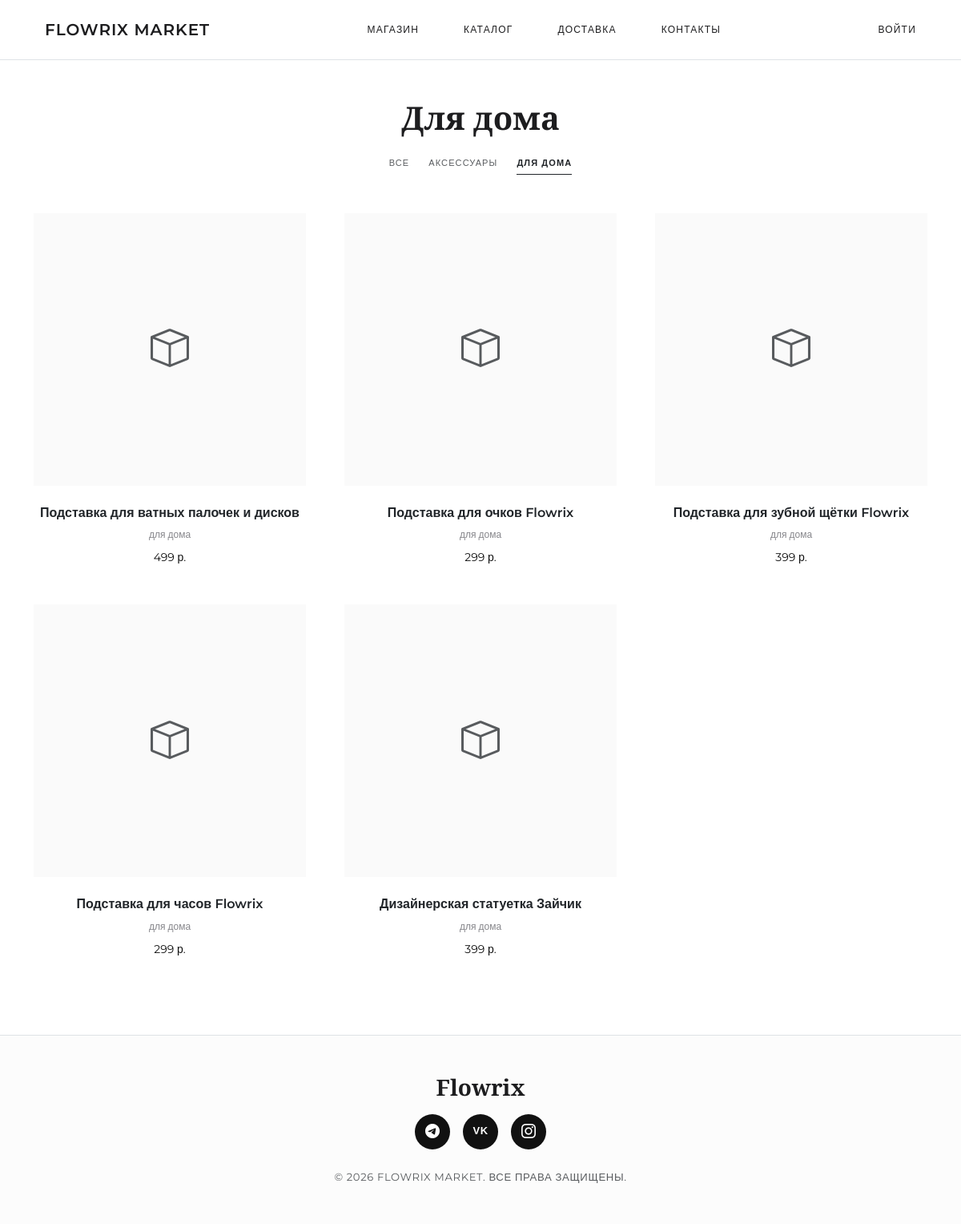
The page /catalog?category=Для+дома&q= on the database as committed earlier.
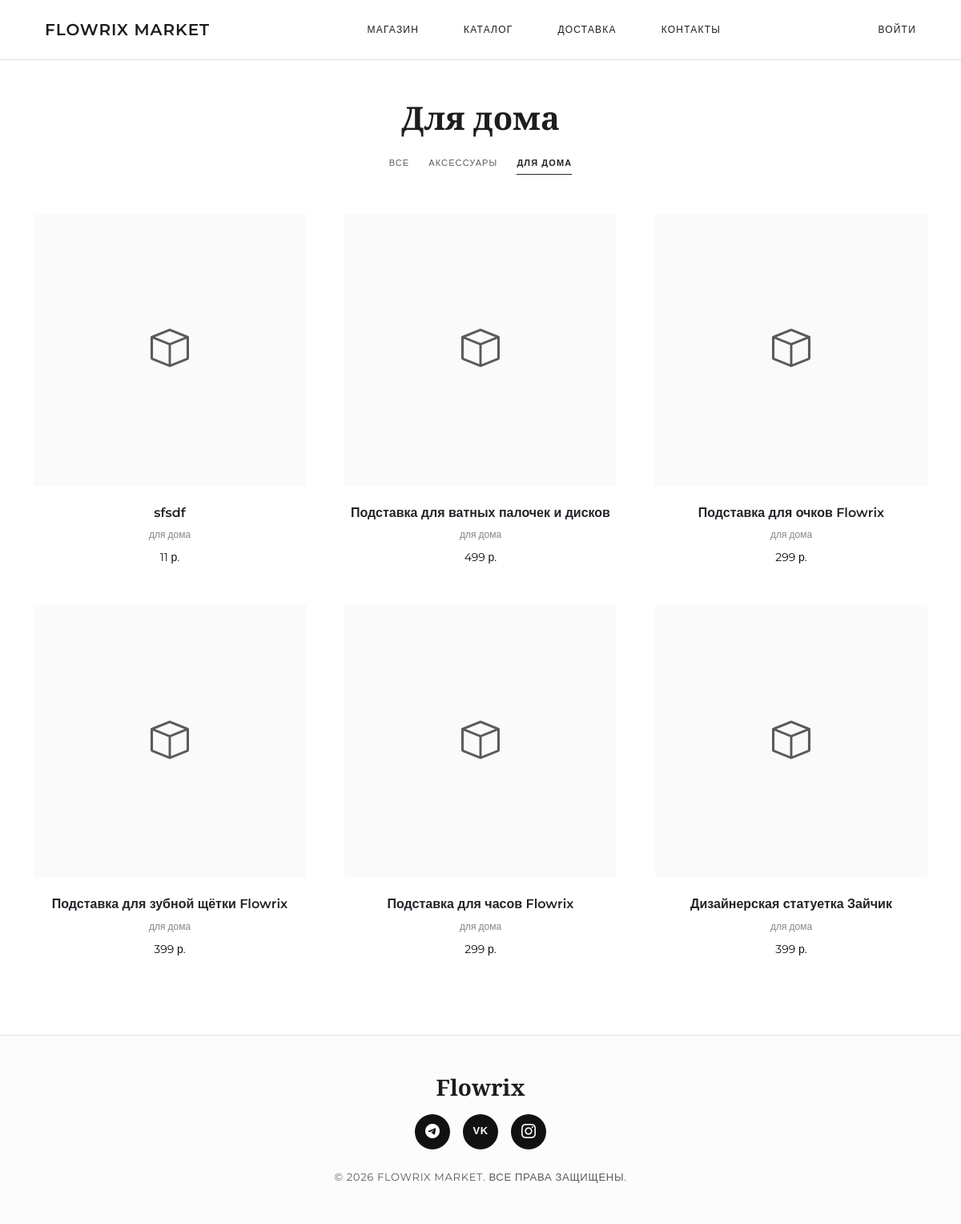
The same page on the database as committed later.
### models.py (models this page shows, shortened)
class Product(db.Model):
    __tablename__ = "products"
    id = db.Column(db.Integer, primary_key=True)
    name = db.Column(db.String(128), nullable=False)
    description = db.Column(db.Text, nullable=True)
    price = db.Column(db.Numeric(10, 2), nullable=False)
    image_filename = db.Column(db.String(256), nullable=True)
    category = db.Column(db.String(64), nullable=True)
    is_available = db.Column(db.Boolean, default=True, nullable=False)
    created_at = db.Column(db.DateTime, default=datetime.utcnow)
    order_items = db.relationship("OrderItem", back_populates="product")
    images = db.relationship("ProductImage", back_populates="product", cascade="all, delete-orphan")
    @property
    def price_float(self) -> float:
        return float(self.price)

### routes/products.py (the view)
@products_bp.route("/catalog")
def index():
    search = request.args.get("q", "").strip()
    category = request.args.get("category", "").strip()
    products = get_products_filtered(search=search, category=category)
    categories = get_all_categories()
    return render_template(
        "products/index.html",
        products=products,
        categories=categories,
        search=search,
        active_category=category,
    )

### main.py (called while the page is built)
def _ensure_admin():
    from models import User
    try:
        first_user = User.query.order_by(User.id.asc()).first()
        if first_user and first_user.role != "admin":
            first_user.role = "admin"
            db.session.commit()
            print(f"User {first_user.username} promoted to Admin")
    except Exception as e:
        print(f"Admin promotion error: {e}")
        db.session.rollback()

### services/product_service.py (called while the page is built, shortened)
def get_products_filtered(search: str = "", category: str = "") -> list:
    query = Product.query.filter_by(is_available=True)
    if category:
        query = query.filter_by(category=category)
    return query.order_by(Product.created_at.desc()).all()

def get_all_categories() -> list[str]:
    rows = (
        Product.query
        .filter(Product.is_available.is_(True), Product.category.isnot(None))
        .with_entities(Product.category)
        .distinct()
        .all()
    )
    return sorted(row[0] for row in rows if row[0])

### templates/products/index.html (shortened to what this page needs)
{% extends "base.html" %}
{% block content %}
<div class="container py-5">
  <div class="text-center mb-5" data-aos="fade-up">
    <h2 class="font-serif mb-4 fs-1">
      {% if active_category %}{{ active_category }}{% elif search %}Поиск: «{{ search }}»{% else %}Каталог{% endif %}
    </h2>
    <div class="d-flex justify-content-center gap-4 flex-wrap mb-4">
      <a href="{{ url_for('products.index', q=search) }}" class="text-decoration-none text-uppercase {% if not active_category %}text-dark fw-bold border-bottom border-dark{% else %}text-muted{% endif %}" style="font-size: 11px; letter-spacing: 0.1em; padding-bottom: 4px;">
        Все
      </a>
      {% for cat in categories %}
        <a href="{{ url_for('products.index', category=cat, q=search) }}" class="text-decoration-none text-uppercase {% if active_category == cat %}text-dark fw-bold border-bottom border-dark{% else %}text-muted{% endif %}" style="font-size: 11px; letter-spacing: 0.1em; padding-bottom: 4px;">
          {{ cat }}
        </a>
      {% endfor %}
    </div>
  </div>
  {% if products %}
    <div class="row row-cols-1 row-cols-md-3 g-5">
      {% for product in products %}
        <div class="col" data-aos="fade-up" data-aos-delay="{{ loop.index * 50 }}">
          <div class="product-card">
            <a href="{{ url_for('products.detail', product_id=product.id) }}" class="text-decoration-none">
              <div class="img-wrapper">
              </div>
              <h5 class="text-dark">{{ product.name }}</h5>
              <div class="category">{{ product.category or "без категории" }}</div>
              <div class="price">{{ "%.0f"|format(product.price_float) }} р.</div>
            </a>
          </div>
        </div>
      {% endfor %}
    </div>
  {% else %}
    <div class="text-center py-5" data-aos="fade-up">
      <p class="text-muted">Ничего не найдено.</p>
      <a href="{{ url_for('products.index') }}" class="btn btn-outline-dark mt-3 rounded-0 text-uppercase" style="font-size: 12px; letter-spacing: 0.05em;">Сбросить фильтры</a>
    </div>
  {% endif %}
</div>
{% endblock %}

Rows that differ between the two databases and show on the page:
added Product: name "sfsdf", category "для дома", price_float "11"
